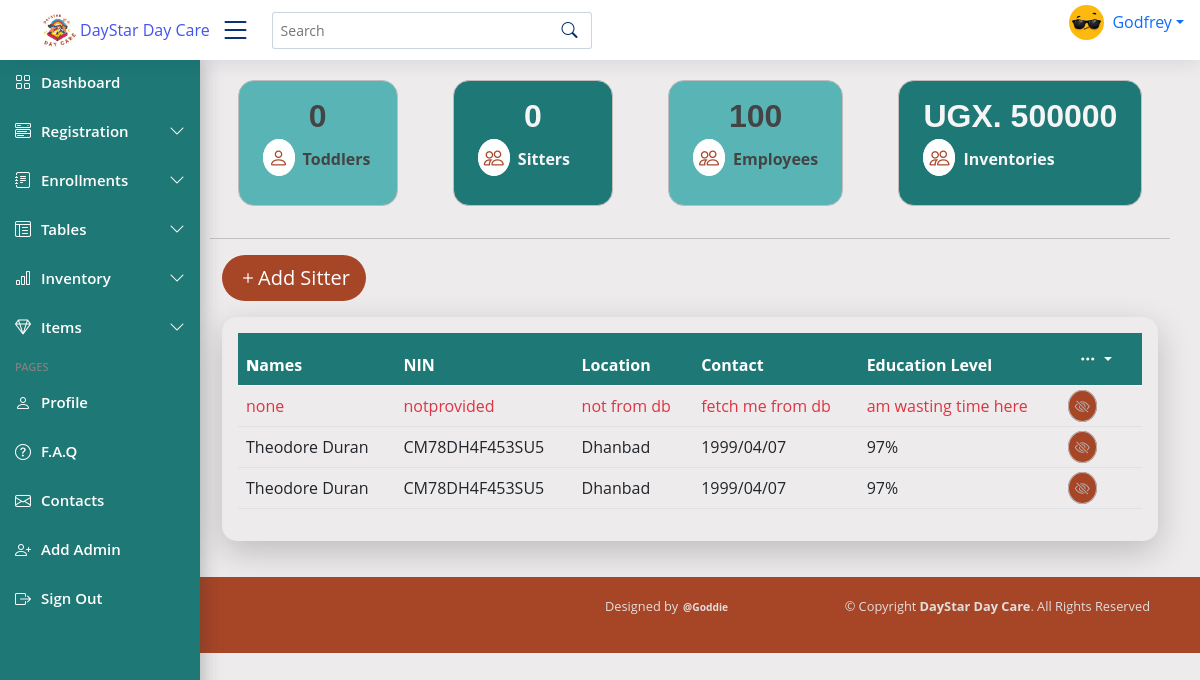
The app's page /, older data.
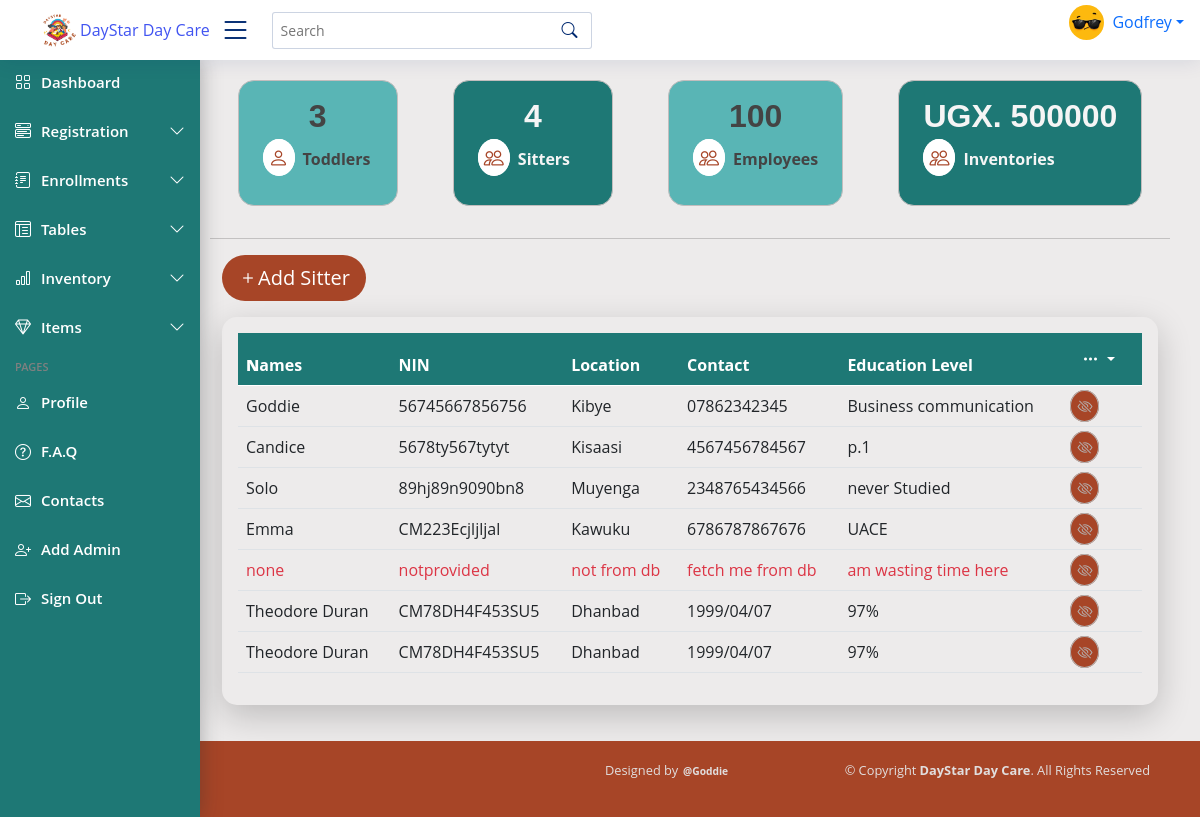
The same page, newer data.
### dayStarApp/models.py (models this page shows)
class Sitter(models.Model):
    name = models.CharField(max_length=100, blank=False)
    age = models.IntegerField(default=0, blank=False)
    gender = models.CharField(max_length=100)
    location = models.CharField(max_length=100)
    contact = models.CharField(max_length=13)
    education = models.CharField(max_length=255, blank=False, null=True)
    religion = models.CharField(max_length=100, blank=True)
    next_of_kin = models.CharField(max_length=200, blank=False, default= None)
    sitter_number = models.CharField(max_length=10, unique=True, blank=False, default=None)
    NIN = models.CharField(max_length=14, blank=False, null=True)

### dayStarApp/views.py (the view)
# urls.py: path('', views.index, name='index'),
def index(request):
    all_sitters = Sitter.objects.all()
    all_babys = Baby.objects.all()
    count_sitters = Sitter.objects.count()
    count_babys = Baby.objects.count()
    context = {
        'count_sitters': count_sitters,
        'count_babys': count_babys,
        'all_sitters': all_sitters,
        'all_babys': all_babys,
    }
    template = loader.get_template('dayStarApp/index.html')
    return HttpResponse(template.render(context))

### dayStarApp/templates/dayStarApp/index.html (shortened to what this page needs)
{% extends 'dayStarApp/base.html' %} {% load static %}
{% block content %}
  <main class="main" id="main">
    <div class="container">
      <div class="row">
        <div class="sitter col-md-2 d-md-block ml-5 mb-3">
          <h2 class="text-center">{{ count_babys }}</h2>
          <p>
            <span><i class="bi bi-person total-icon"></i></span
            ><strong>Toddlers</strong>
          </p>
        </div>
        <div class="sitter col-md-2 d-md-block ml-5 mb-3">
          <h2 class="text-center heading text-bold">{{ count_sitters }}</h2>
          <p>
            <span><i class="bi bi-people total-icon"></i></span
            ><strong>Sitters</strong>
          </p>
        </div>
        <div class="sitter col-md-2 d-md-block ml-5 mb-3">
          <h2 class="text-center">100</h2>
          <p>
            <span><i class="bi bi-people total-icon"></i></span
            ><strong>Employees</strong>
          </p>
        </div>
        <div class="sitter col-md-2 d-md-block ml-5 mb-3">
          <h2 class="text-center">UGX. 500000</h2>
          <p>
            <span><i class="bi bi-people total-icon"></i></span
            ><strong>Inventories</strong>
          </p>
        </div>
      </div>
    </div>
    <hr />
    <div class="container">
      <a href=""><button class="btn btn-outline-info btn-lg"><span><i class="bi bi-plus"></i></span>Add Sitter </button></a>
    <div class="col-lg-12 col-md-12 sitter-table mt-3 p-3">
      <table id="dataTable" class="table table-stripped">
        <thead>
          <tr>
            <th>
              <b>N</b>ames
            </th>
            <th>NIN</th>
            <th>Location</th>
            <th data-type="tel">Contact</th>
            <th>Education Level</th>
            <th>
              <div class="dropdown">
              <button class="btn btn-secondary dropdown-toggle" type="button" data-bs-toggle="dropdown" aria-expanded="false">
                <span><i class="bi bi-three-dots"></i></span>
              </button>
            </div></th>
          </tr>
        </thead>
        <tbody>
          {% for each in all_sitters %}
            <tr>
                <td>{{ each.name }}</td>
                <td>{{ each.NIN }}</td>
                <td>{{ each.location }}</td>
                <td>{{ each.contact }}</td>
                <td>{{ each.education }}</td>
                <td><span><i class="bi bi-eye-slash"></i></span></td>
            </tr>
          {% endfor %}
          <tr class="text-danger">
            <td >none</td>
            <td>notprovided</td>
            <td>not from db</td>
            <td>fetch me from db</td>
            <td>am wasting time here</td>
            <td><span><i class="bi bi-eye-slash"></i></span></td>
          </tr>
          <tr>
           <td>Theodore Duran</td>
           <td>CM78DH4F453SU5</td>
           <td>Dhanbad</td>
           <td>1999/04/07</td>
           <td>97%</td>
           <td><span><i class="bi bi-eye-slash"></i></span></td>
         </tr>
          <tr>
           <td>Theodore Duran</td>
           <td>CM78DH4F453SU5</td>
           <td>Dhanbad</td>
           <td>1999/04/07</td>
           <td>97%</td>
           <td><span><i class="bi bi-eye-slash"></i></span></td>
         </tr>
        </tbody>
      </table>
    </div>
  </main>
{% endblock %}

### dayStarApp/templates/dayStarApp/base.html (shortened to what this page needs)
{% load static %}
<!DOCTYPE html>
<html lang="en">
<head>
<link href="https://cdn.jsdelivr.net/npm/bootstrap@5.0.2/dist/css/bootstrap.min.css" rel="stylesheet">
<link
      rel="stylesheet"
      href="https://cdn.jsdelivr.net/npm/bootstrap-icons@1.5.0/font/bootstrap-icons.css"
    />
<link rel="stylesheet" href="{% static 'css/style.css' %}">
</head>
<body>
  <header id="header" class="header fixed-top d-flex align-items-center">
    <div class="d-flex align-items-center justify-content-between">
        <img class="nav-link nav-profile d-flex align-items-center pe-0" src="{% static 'images/Logo.png' %}" width="60" alt="">
      <a href="/" class="d-flex align-items-center">
        <span class="d-none d-lg-block dayStar-logo">DayStar Day Care</span>
      </a>
      <i class="bi bi-list toggle-sidebar-btn"></i>
    </div>
    <div class="search-bar">
      <form class="search-form d-flex align-items-center" method="POST" action="#">
        <input type="text" name="query" placeholder="Search" title="Enter search keyword">
        <button type="submit" title="Search"><i class="bi bi-search"></i></button>
      </form>
    </div>
    <nav class="header-nav ms-auto">
      <ul class="d-flex align-items-center">
        <li class="nav-item dropdown pe-3">
          <a class="nav-link nav-profile d-flex align-items-center pe-0" href="#" data-bs-toggle="dropdown">
            <img src="{% static 'images/avatar.JPG' %}" alt="Profile" class="rounded-circle" width="35">
            <span class="d-none d-md-block dropdown-toggle ps-2">Godfrey</span>
          </a>
        </li>
      </ul>
    </nav>
  </header>
  <aside id="sidebar" class="sidebar">
        <ul class="sidebar-nav" id="sidebar-nav">
            <li class="nav-item ">
                <a class="nav-link active" href="/">
                <i class="bi bi-grid"></i>
                <span>Dashboard</span>
                </a>
            </li>
            <li class="nav-item">
                <a class="nav-link collapsed" data-bs-target="#components-nav" data-bs-toggle="collapse" href="#">
                <i class="bi bi-menu-button-wide"></i><span>Registration</span><i class="bi bi-chevron-down ms-auto"></i>
                </a>
            </li>
            <li class="nav-item">
                <a class="nav-link collapsed" data-bs-target="#forms-nav" data-bs-toggle="collapse" href="#">
                <i class="bi bi-journal-text"></i><span>Enrollments</span><i class="bi bi-chevron-down ms-auto"></i>
                </a>
            </li>
            <li class="nav-item">
                <a class="nav-link collapsed" data-bs-target="#tables-nav" data-bs-toggle="collapse" href="#">
                <i class="bi bi-layout-text-window-reverse"></i><span>Tables</span><i class="bi bi-chevron-down ms-auto"></i>
                </a>
            </li>
            <li class="nav-item">
                <a class="nav-link collapsed" data-bs-target="#charts-nav" data-bs-toggle="collapse" href="#">
                <i class="bi bi-bar-chart"></i><span>Inventory</span><i class="bi bi-chevron-down ms-auto"></i>
                </a>
            </li>
            <li class="nav-item">
                <a class="nav-link collapsed" data-bs-target="#icons-nav" data-bs-toggle="collapse" href="#">
                <i class="bi bi-gem"></i><span>Items</span><i class="bi bi-chevron-down ms-auto"></i>
                </a>
            </li>
            <li class="nav-heading">Pages</li>
            <li class="nav-item">
                <a class="nav-link collapsed" href="#">
                <i class="bi bi-person"></i>
                <span>Profile</span>
                </a>
            </li>
            <li class="nav-item">
                <a class="nav-link collapsed" href="pages-faq.html">
                <i class="bi bi-question-circle"></i>
                <span>F.A.Q</span>
                </a>
            </li>
            <li class="nav-item">
                <a class="nav-link collapsed" href="#">
                <i class="bi bi-envelope"></i>
                <span>Contacts</span>
                </a>
            </li>
            <li class="nav-item">
                <a class="nav-link collapsed" href="#">
                <i class="bi bi-person-plus"></i>
                <span>Add Admin</span>
                </a>
            </li>
            <li class="nav-item">
                <a class="nav-link collapsed" href="#">
                <i class="bi bi-box-arrow-right"></i>
                <span>Sign Out</span>
                </a>
            </li>
        </ul>
    </aside>
    {% block content %} {% endblock %}
    <footer class="container-fluid footer mt-3">
        <div class="row">
          <div class="copyright col-6">
            <div class="rules">
              <p> &copy; Copyright <strong><span> DayStar Day Care</span></strong>. All Rights Reserved</p>
            </div>
          </div>
          <div class="col-6 copyright">
            <p> Designed by<a target="_blank" href="https://github.com/dashboard"><strong>@Goddie</strong></a></p>
          </div>
        </div>
    </footer>
</body>
</html>

### dayStarApp/static/css/style.css (style rules this page uses)
:root { scroll-behavior: smooth; }
body { font-family: "Open Sans", sans-serif; color: #444444; background: #edebeb; }
a { color: #4154f1; text-decoration: none; }
h1, h2, h3, h4, h5, h6 { font-family: "Nunito", sans-serif; }
#main { margin-top: 60px; padding: 20px 30px; transition: all 0.3s; }
.header { transition: all 0.5s; z-index: 997; height: 60px; box-shadow: 0px 2px 20px rgba(1, 41, 112, 0.1); background-color: #fff; padding-left: 20px; }
.header .toggle-sidebar-btn { font-size: 32px; padding-left: 10px; cursor: pointer; color: #012970; }
.header .search-bar { min-width: 360px; padding: 0 20px; }
.header .search-form { width: 100%; }
.header .search-form input { border: 0; font-size: 14px; color: #012970; border: 1px solid rgba(1, 41, 112, 0.2); padding: 7px 38px 7px 8px; border-radius: 3px; transition: 0.3s; width: 100%; }
.header .search-form button { border: 0; padding: 0; margin-left: -30px; background: none; }
.header .search-form button i { color: #012970; }
.header-nav ul .nav-item, span { list-style-type: none; }
.sidebar { position: fixed; top: 60px; left: 0; bottom: 0; width: 200px; z-index: 996; transition: all 0.3s; overflow-y: auto; scrollbar-width: thin; scrollbar-color: #aab7cf transparent; box-shadow: 0px 0px 20px rgba(40, 41, 44, 0.362); background-color: #1e7875; }
@media (min-width: 1200px) { #main { margin-left: 15%; } }
.sidebar-nav { padding: 0; margin: 0; list-style: none; }
.sidebar-nav li { padding: 0; margin: 0; list-style: none; }
.sidebar-nav .nav-item { margin-bottom: 5px; }
.sidebar-nav .nav-heading { font-size: 11px; text-transform: uppercase; color: gray; font-weight: 600; margin: 10px 0 5px 15px; }
.sidebar-nav .nav-link { display: flex; align-items: center; font-size: 15px; font-weight: 600; color: white; transition: 0.3; padding: 10px 15px; border-radius: 4px; }
.sidebar-nav .nav-link i { font-size: 16px; margin-right: 10px; color: white; }
.sidebar-nav .nav-link.collapsed { color: white; }
.sidebar-nav .nav-link.collapsed i { color: white; }
.sidebar-nav .nav-link .bi-chevron-down { margin-right: 0; transition: transform 0.2s ease-in-out; }
.sitter { display: grid; margin: auto; min-width: fit-content; padding: 1rem 1.5rem; border: 1px solid rgb(194, 189, 189); border-radius: 1rem; transition: all 0.8s; }
.sitter h2 { font-weight: bold; }
.sitter:nth-child(odd) { background-color: #59b5b5; }
.sitter:nth-child(even) { background-color: #1e7875; color: whitesmoke; }
.sitter .total-icon { color: #a74527; background: white; font-size: 20px; margin-right: 8px; border: 1px solid white; padding: 4px 5px; border-radius: 50%; }
.sitter-table { width: 100%; border-collapse: separate; border-radius: 15px; box-shadow: 0 11px 34px 0 rgba(0, 0, 0, 0.2); }
.sitter-table thead tr { background-color: #1e7875; color: white; }
a .btn-lg { align-items: end; background: #a74527; color: white; border-radius: 25px; border: none; }
th .btn-secondary { background: none; border: none; color: white; }
th .btn-secondary:hover, th .btn-secondary::after, th .btn-secondary:focus { background: none; }
td .bi-eye-slash { color: #b5b4b4; font-size: 15px; text-align: center; border: 1px solid #b5b4b4; background: #a74527; padding: 5px 6px; border-radius: 50%; }
.footer { float: bottom; background-color: #a74527; }
.copyright { padding: 20px 0px; text-align: center; display: flex; }
.copyright .rules { position: absolute; right: 50px; }
.copyright p, .copyright a { color: rgb(225, 222, 222); font-size: 80%; padding-left: 5px; }

Row changes from the older to the newer data that the page shows:
added Sitter: name "Goddie", NIN "56745667856756", location "Kibye", contact "07862342345", education "Business communication"
added Sitter: name "Candice", NIN "5678ty567tytyt", location "Kisaasi", contact "4567456784567", education "p.1"
added Sitter: name "Solo", NIN "89hj89n9090bn8", location "Muyenga", contact "2348765434566", education "never Studied"
added Sitter: name "Emma", NIN "CM223Ecjljljal", location "Kawuku", contact "6786787867676", education "UACE"
Text that changed along with them:
{{ count_babys }}: "0" → "3"
{{ count_sitters }}: "0" → "4"
